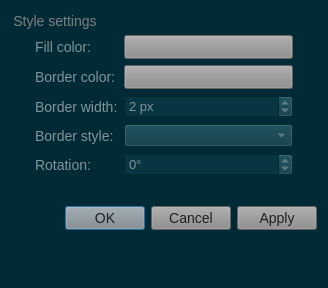
<?xml version="1.0" encoding="UTF-8"?>
<ui version="4.0">
 <class>StyleEditorDialog</class>
 <widget class="QDialog" name="StyleEditorDialog">
  <property name="geometry">
   <rect>
    <x>0</x>
    <y>0</y>
    <width>328</width>
    <height>288</height>
   </rect>
  </property>
  <property name="windowTitle">
   <string>Style editor</string>
  </property>
  <property name="styleSheet">
   <string notr="true">QWidget{
	background-color: #002b36;
}
QMenuBar::item{
	background-color: #002b36;
}
QDockWidget::title{
	background: #073642;
	padding-left: 5px;
}
QDockWidget, QMenuBar{
    color: #839496;
    font: bold 14px;
}
QTextEdit, QPlainTextEdit, QLineEdit, QSpinBox, QComboBox {
  background-color: #073642;
  font: 13px;
  color: #839496;
}
QTextEdit#uiConsoleTextEdit {
  background-color: #002b36;
  color: #839496;
  font: 13px;
}
QTabWidget {
	font: 14px;
	border-top: 2px;
}
QTabBar::tab {
    background: #073642;
    color: #839496;
    min-width: 8ex;
    padding: 2px;
	border-top-right-radius: 6px;
	border-top-left-radius: 6px;
}
QTabBar::tab:selected {
    background: #8a8a8a;
	color: #1d2021;
}
QGroupBox {
    color: #808080;
    font: 14px;
    padding: 15px;
    border-style: none;
}
QMainWindow::separator {
	background: #073642;
	width: 1px;
	height: 1px;
}
QComboBox {
	selection-background-color: #d75f00;
	selection-color: #1c1c1c;
}

QToolBar{
	background: #073642;
	border: 0px;
}
QPushButton {
	background-color: #8a8a8a;
    color: #1d2021;
	font: 14px;
}
QToolButton {
	background-color: #8a8a8a;
    color: #1d2021;
	font: 14px;
}
QTreeWidget, QListWidget {
	background-color: #002b36;
	color: #839496;
    alternate-background-color: #073642;
	font: 14px;
}
QTreeWidget#uiTreeWidget {
	background-color: #073642;
	color: #839496;
	font: bold 16px;
}
QTreeWidget::item:selected, QTreeWidget::item:hover, QMenu::item:selected,QToolButton::hover,QPushButton::hover,QTabBar::tab:hover {
	background-color: #d75f00;
	color: #1c1c1c;
}
QMenu {
	background-color: #002b36;
    color: #839496;
}
QLabel {
	color: #839496;
	font: 14px;
}
QLabel#uiTitleLabel {
	color: #839496;
	font: bold 16px;
}

QAbstractScrollArea::corner {
    background: #002b36;
}
QScrollBar::handle:horizontal {
    background: #073642;
    min-width: 20px;
}
QScrollBar::handle:vertical {
    background: #073642;
    min-width: 20px;
}
QScrollBar:vertical {
    width: 6px;
}
QScrollBar:horizontal {
    height: 6px;
}
QScrollBar::up-arrow:vertical, QScrollBar::down-arrow:vertical, QScrollBar::down-arrow:horizontal, QScrollBar::up-arrow:horizontal { 
	border: 0px;
    height: 0px; 
    width: 0px; 
}
         
QScrollBar::add-page:horizontal, QScrollBar::sub-page:horizontal, QScrollBar::add-page:vertical, QScrollBar::sub-page:vertical {
  background: none
}
QStatusBar {
	background-color: #073642;
	color: #839496;
}

QRadioButton, QCheckBox {
  color: #839496;
}
QRadioButton::disabled, QCheckBox::disabled {
  color: gray;
}


</string>
  </property>
  <property name="modal">
   <bool>true</bool>
  </property>
  <layout class="QVBoxLayout" name="verticalLayout">
   <item>
    <widget class="QGroupBox" name="uiStyleSettingsGroupBox">
     <property name="title">
      <string>Style settings</string>
     </property>
     <layout class="QGridLayout" name="gridLayout">
      <item row="0" column="0">
       <widget class="QLabel" name="uiColorLabel">
        <property name="text">
         <string>Fill color:</string>
        </property>
       </widget>
      </item>
      <item row="0" column="1">
       <widget class="QPushButton" name="uiColorPushButton">
        <property name="text">
         <string/>
        </property>
       </widget>
      </item>
      <item row="1" column="0">
       <widget class="QLabel" name="uiBorderColorLabel">
        <property name="text">
         <string>Border color:</string>
        </property>
       </widget>
      </item>
      <item row="1" column="1">
       <widget class="QPushButton" name="uiBorderColorPushButton">
        <property name="text">
         <string/>
        </property>
       </widget>
      </item>
      <item row="2" column="0">
       <widget class="QLabel" name="uiBorderWidthLabel">
        <property name="text">
         <string>Border width:</string>
        </property>
       </widget>
      </item>
      <item row="2" column="1">
       <widget class="QSpinBox" name="uiBorderWidthSpinBox">
        <property name="suffix">
         <string> px</string>
        </property>
        <property name="minimum">
         <number>1</number>
        </property>
        <property name="maximum">
         <number>100</number>
        </property>
        <property name="value">
         <number>2</number>
        </property>
       </widget>
      </item>
      <item row="3" column="0">
       <widget class="QLabel" name="uiBorderStyleLabel">
        <property name="text">
         <string>Border style:</string>
        </property>
       </widget>
      </item>
      <item row="3" column="1">
       <widget class="QComboBox" name="uiBorderStyleComboBox"/>
      </item>
      <item row="4" column="0">
       <widget class="QLabel" name="uiRotationLabel">
        <property name="text">
         <string>Rotation:</string>
        </property>
       </widget>
      </item>
      <item row="4" column="1">
       <widget class="QSpinBox" name="uiRotationSpinBox">
        <property name="sizePolicy">
         <sizepolicy hsizetype="Expanding" vsizetype="Fixed">
          <horstretch>0</horstretch>
          <verstretch>0</verstretch>
         </sizepolicy>
        </property>
        <property name="toolTip">
         <string>Rotation can be ajusted on the scene for a selected item while
editing (notes only) with ALT and '+' (or P) / ALT and '-' (or M)</string>
        </property>
        <property name="suffix">
         <string>°</string>
        </property>
        <property name="minimum">
         <number>-360</number>
        </property>
        <property name="maximum">
         <number>360</number>
        </property>
       </widget>
      </item>
     </layout>
    </widget>
   </item>
   <item>
    <widget class="QDialogButtonBox" name="uiButtonBox">
     <property name="orientation">
      <enum>Qt::Horizontal</enum>
     </property>
     <property name="standardButtons">
      <set>QDialogButtonBox::Apply|QDialogButtonBox::Cancel|QDialogButtonBox::Ok</set>
     </property>
    </widget>
   </item>
   <item>
    <spacer name="verticalSpacer">
     <property name="orientation">
      <enum>Qt::Vertical</enum>
     </property>
     <property name="sizeHint" stdset="0">
      <size>
       <width>20</width>
       <height>40</height>
      </size>
     </property>
    </spacer>
   </item>
  </layout>
 </widget>
 <resources>
  <include location="../../resources/resources.qrc"/>
 </resources>
 <connections>
  <connection>
   <sender>uiButtonBox</sender>
   <signal>accepted()</signal>
   <receiver>StyleEditorDialog</receiver>
   <slot>accept()</slot>
   <hints>
    <hint type="sourcelabel">
     <x>248</x>
     <y>254</y>
    </hint>
    <hint type="destinationlabel">
     <x>157</x>
     <y>274</y>
    </hint>
   </hints>
  </connection>
  <connection>
   <sender>uiButtonBox</sender>
   <signal>rejected()</signal>
   <receiver>StyleEditorDialog</receiver>
   <slot>reject()</slot>
   <hints>
    <hint type="sourcelabel">
     <x>316</x>
     <y>260</y>
    </hint>
    <hint type="destinationlabel">
     <x>286</x>
     <y>274</y>
    </hint>
   </hints>
  </connection>
 </connections>
</ui>
